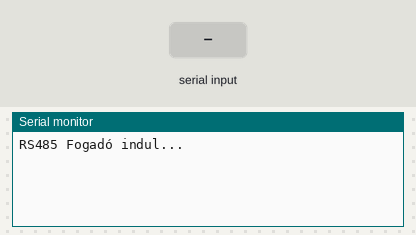
The sketch below on a simulated Arduino Uno, built with avr-gcc and run on an emulated ATmega328P. Parts: the last lines printed to the serial monitor. Inputs (shaded band) come from the test bench.

Above: at 1.2 s.
1.3 s: "1\n" received over the second serial link
At 2.3 s:
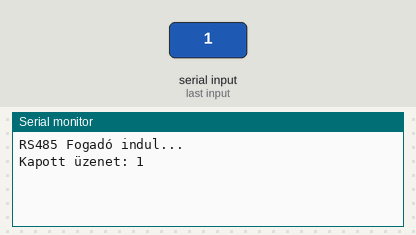
2.8 s: "0\n" received over the second serial link
At 3.4 s:
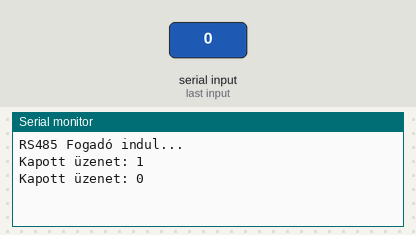
4.3 s: "2\n" received over the second serial link
At 5.8 s:
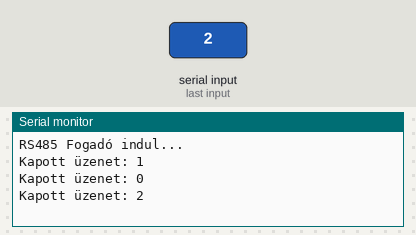

Measured:
- after the input at 1.3 s, the serial monitor: prints a new line at once (image 1)
- after the input at 2.8 s, the serial monitor: prints a new line at once (image 2)
- after the input at 4.3 s, the serial monitor: prints a new line at once (image 3)

The sketch:

rs_recive.ino
```cpp
#include <SoftwareSerial.h>

#define TX_PIN 12     // TX pin nem használt fogadásnál
#define RX_PIN 13    // RX pin a MAX485 RO lábához

SoftwareSerial rs485Serial(RX_PIN, TX_PIN);  // RX, TX – itt TX nem fog hasznosulni

void setup() {

  rs485Serial.begin(9600);
  Serial.begin(9600);
  Serial.println("RS485 Fogadó indul...");
}

void loop() {
  if (rs485Serial.available()) {
    String bejovo = rs485Serial.readStringUntil('\n');
    Serial.println("Kapott üzenet: " + bejovo);
  }
}
```
